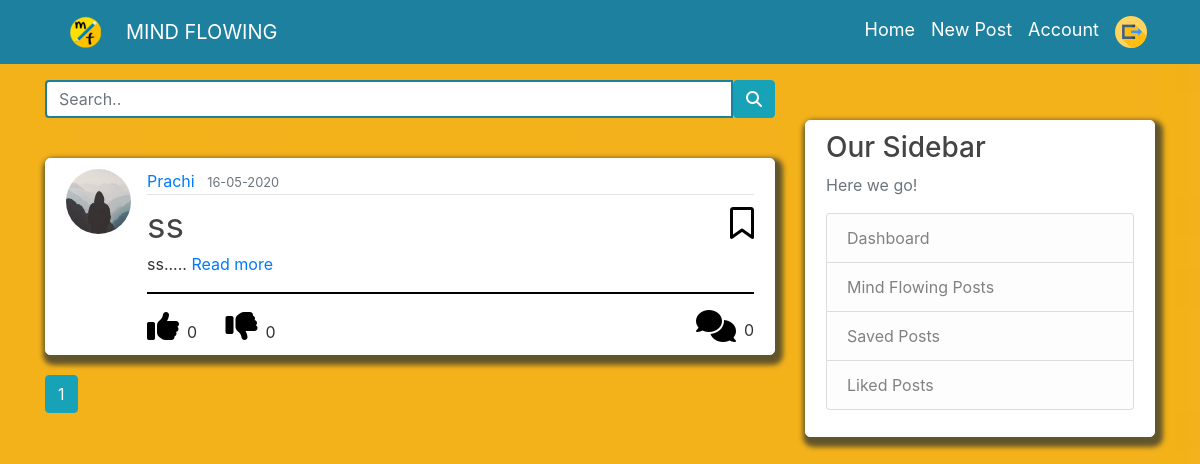
The app's page /home (signed in), older data.
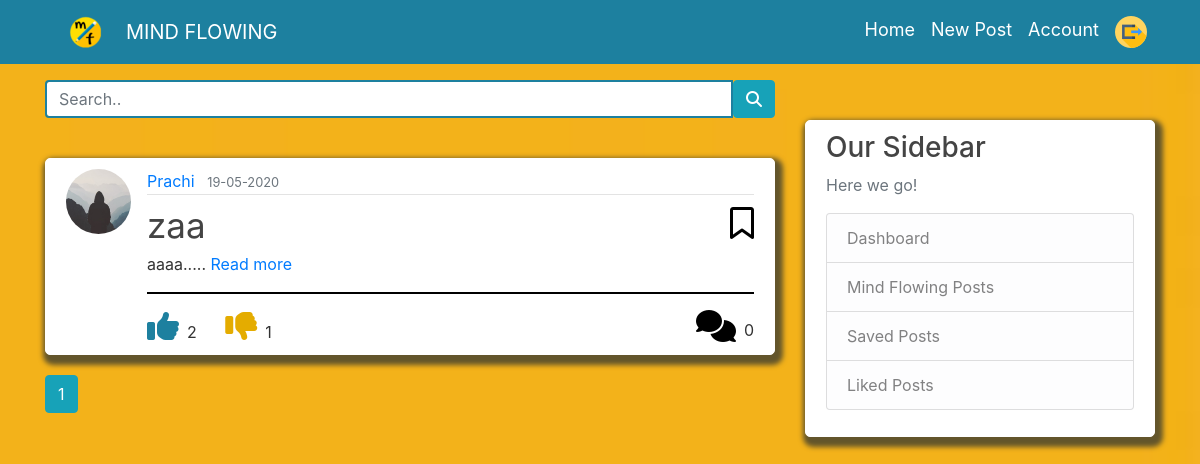
The same page, newer data.
### flaskblog/models.py (models this page shows, shortened)
class Post(db.Model,UserMixin):
    __searchable__ = ['title', 'content']
    id = db.Column(db.Integer, primary_key=True)
    title = db.Column(db.String(100), nullable=False)
    date_posted = db.Column(db.DateTime, nullable=False, default=datetime.utcnow)
    content = db.Column(db.Text, nullable=False)
    user_id = db.Column(db.Integer, db.ForeignKey('user.id'), nullable=False)
    likes = db.relationship('PostLike', backref='post', lazy='dynamic')
    unlikes = db.relationship('PostUnLike', backref='post', lazy='dynamic')
    comments = db.relationship('PostComment',backref='post',lazy='dynamic')
    saves = db.relationship('PostSave', backref='post', lazy='dynamic')
    image = db.Column(db.String(100))

class User(db.Model, UserMixin):
    id = db.Column(db.Integer, primary_key=True)
    username = db.Column(db.String(20), unique=True, nullable=False)
    email = db.Column(db.String(120), unique=True, nullable=False)
    image_file = db.Column(db.String(20), nullable=False, default='default.jpg')
    password = db.Column(db.String(60), nullable=False)
    posts = db.relationship('Post', backref='author', lazy=True)
    liked = db.relationship('PostLike',foreign_keys='PostLike.user_id', backref='user', lazy='dynamic')
    saved = db.relationship('PostSave',foreign_keys='PostSave.user_id', backref='user', lazy='dynamic')
    unliked = db.relationship('PostUnLike',foreign_keys='PostUnLike.user_id', backref='user', lazy='dynamic')
    commented = db.relationship('PostComment',foreign_keys='PostComment.user_id',backref='user',lazy='dynamic')
    image = db.relationship('PostComment',foreign_keys='PostComment.user_id',backref='img',lazy=True)
    confirmed = db.Column(db.Boolean, nullable=False, default=False)
    followed = db.relationship('Follow',
                               foreign_keys='Follow.follower_id',
                               backref=db.backref('follower', lazy='joined'),
                               lazy='dynamic',
                               cascade='all, delete-orphan')
    followers = db.relationship('Follow',
                                foreign_keys='Follow.followed_id',
                                backref=db.backref('followed', lazy='joined'),
                                lazy='dynamic',
                                cascade='all, delete-orphan')
    def has_liked_post(self, post):
        return PostLike.query.filter(
            PostLike.user_id == self.id,
            PostLike.post_id == post.id).count() > 0
    def has_unliked_post(self, post):
        return PostUnLike.query.filter(
            PostUnLike.user_id == self.id,
            PostUnLike.post_id == post.id).count() > 0
    def has_saved_post(self, post):
        return PostSave.query.filter(
            PostSave.user_id == self.id,
            PostSave.post_id == post.id).count() > 0

### flaskblog/routes.py (the view)
@app.route("/home")
@login_required
def home():
    form=SearchForm()
    page = request.args.get('page', 1, type=int)
    posts = Post.query.order_by(Post.date_posted.desc()).paginate(page=page, per_page=5)
    return render_template('home.html', posts=posts,form=form)

### flaskblog/forms.py
class SearchForm(FlaskForm):
    search = StringField('search', validators=[DataRequired()])

### flaskblog/models.py (called while the page is built)
@login_manager.user_loader
def load_user(user_id):
    return User.query.get(int(user_id))

### flaskblog/templates/home.html (shortened to what this page needs)
{% extends "layout.html" %}
{% block content %}
<form style="display: inline;" action="{{ url_for('search') }}" method="post" name="search">
<div class="input-group md-form form-sm form-2 pl-0">
  <input class="form-control my-0 py-1 amber-border" type="text" placeholder="Search.." name="search">
    <button class="btn btn-info"  type="submit"><i class="fas fa-search text-grey"
      aria-hidden="true"></i></button>
</div>
</form>
{% for post in posts.items %}
<article class="media content-section">
  <img class="rounded-circle article-img img-fluid"
    src="{{ url_for('static', filename='profile_pics/' + post.author.image_file) }}">
  <div class="media-body">
    <div class="article-metadata">
      <a class="mr-2" href="{{ url_for('user_posts', username=post.author.username) }}">{{ post.author.username }}</a>
      <small class="text-muted">{{ post.date_posted.strftime('%d-%m-%Y') }}</small>
    </div>
    <a class="article-title " style="font-size: 35px;"
      href="{{ url_for('post', post_id=post.id) }}">{{ post.title }}</a>
    {% if current_user.username!=post.author.username %}
    {% if current_user.has_saved_post(post)%}
    <a class="col-md-9 col-4 col-sm-6" href="{{ url_for('save_action', post_id=post.id, action='unsave') }}"
      style="color:black; "><i  data-toggle="tooltip" data-placement="top" title="Save Post" class="fas fa-bookmark fa-2x pt-2" style="float:right;"></i></a>
    {% else %}
    <a class="col-md-9 col-4 col-sm-6" href="{{ url_for('save_action', post_id=post.id, action='save') }}"
      style="color: black;"><i  data-toggle="tooltip" data-placement="top" title="Save Post" class="far fa-bookmark fa-2x pt-2" style="float:right;"></i></a>
    {% endif %}
    {% endif %}
    <div>
      <span class="article-content">
        <span class=" mt-3">{{post.content| truncate(300) | safe }}.....</span>
        <a href="{{url_for('post',post_id=post.id)}}">Read more</a></span>
    </div>
    <hr class="allhr">
    {% if current_user.has_liked_post(post) %}
    <a href="{{ url_for('like_action', post_id=post.id, action='like1') }}" style="color:#1d809f;"><i
        class="fa fa-thumbs-up fa-2x"></i></a><span class="pl-2 pr-4">{{post.likes.count()}}</span>
    {% else %}
    <a href="{{ url_for('like_action', post_id=post.id, action='like') }}" style="color: black;"><i
        class="fa fa-thumbs-up fa-2x"></i></a><span class="pl-2 pr-4">{{post.likes.count()}}</span>
    {% endif %}
    {% if current_user.has_unliked_post(post) %}
    <a href="{{ url_for('like_action', post_id=post.id, action='unlike1') }}" style="color: #e4ac00;"><i
        class="fa fa-thumbs-down fa-2x"></i></a><span class="pl-2">{{post.unlikes.count()}}</span>
    {% else %}
    <a href="{{ url_for('like_action', post_id=post.id, action='unlike') }}" style="color: black;"><i
        class="fa fa-thumbs-down fa-2x"></i></a><span class="pl-2">{{post.unlikes.count()}}</span>
    {% endif %}
    <span class="pl-2 pt-2" style="float: right;">{{post.comments.count()}}</span>
    <a style="float: right;" href="{{ url_for('post_comment', post_id=post.id) }}"><i  data-toggle="tooltip" data-placement="top" title="Comments"
        class="fa fa-comments fa-2x" onmouseover="this.style.color='#1d809f'" onmouseout="this.style.color='black'"
        style="color: black;"></i></a>
  </div>
</article>
{% endfor %}
{% for page_num in posts.iter_pages(left_edge=1, right_edge=1, left_current=1, right_current=2) %}
{% if page_num %}
{% if posts.page == page_num %}
<a class="btn btn-info mb-4" href="{{ url_for('home', page=page_num) }}">{{ page_num }}</a>
{% else %}
<a class="btn btn-outline-info mb-4" href="{{ url_for('home', page=page_num) }}">{{ page_num }}</a>
{% endif %}
{% else %}
...
{% endif %}
{% endfor %}
{% endblock content %}

Row changes from the older to the newer data that the page shows:
changed Post "Prachi": date_posted "16-05-2020" → "19-05-2020"; title "ss" → "zaa"; content "ss" → "aaaa"; likes.count "0" → "2"; unlikes.count "0" → "1"
